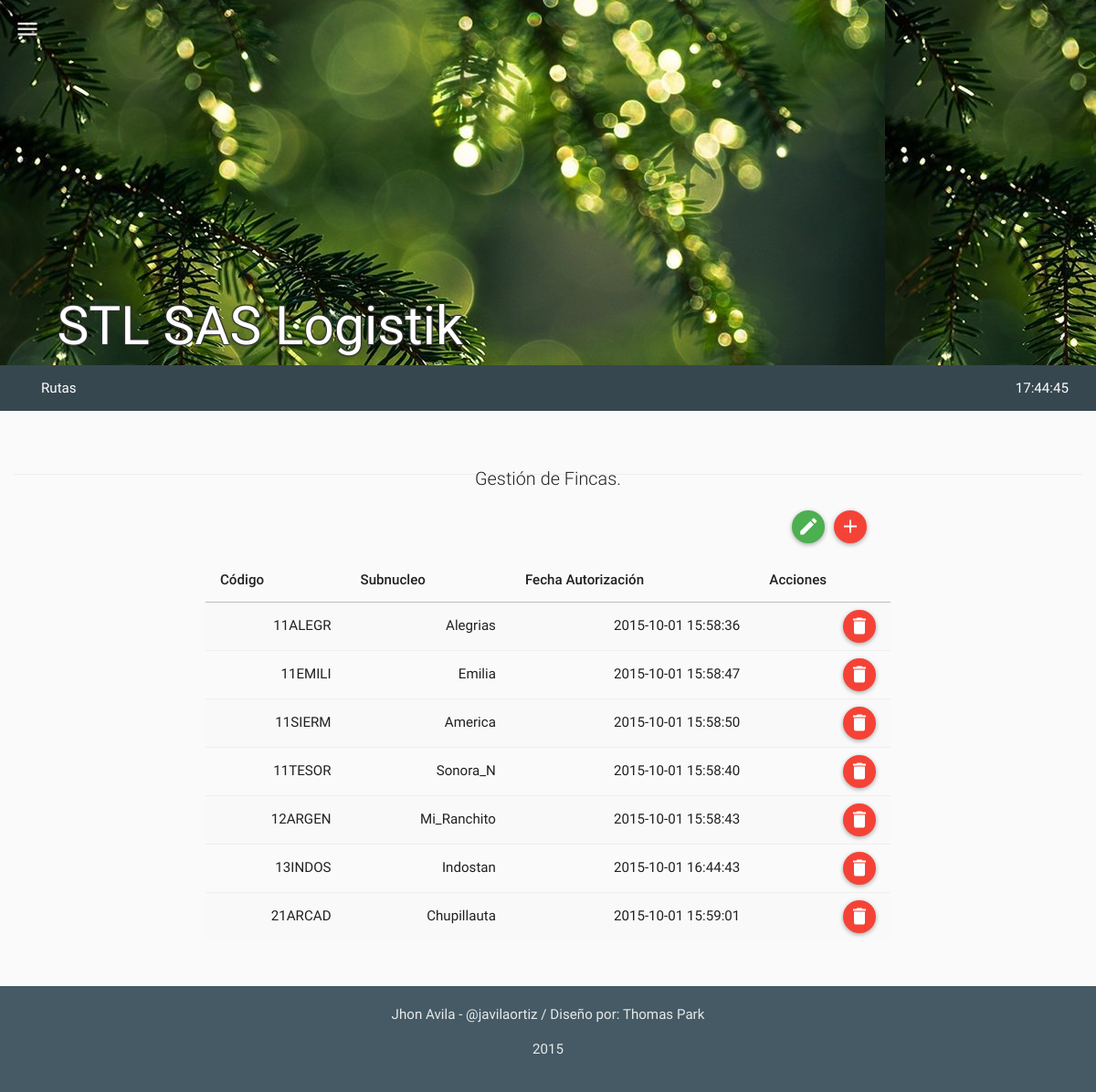
Screenshot of /mods/fincas/fincas.php (signed in) with the database file from the repository.
### tables this page shows
CREATE TABLE IF NOT EXISTS `tbl_modulos` (
  `mo_id` int(11) NOT NULL,
  `mo_nombre` varchar(30) NOT NULL,
  `mo_ruta` varchar(60) NOT NULL,
  `mo_descripcion` varchar(180) NOT NULL,
  `mo_timestamp` timestamp NOT NULL DEFAULT CURRENT_TIMESTAMP ON UPDATE CURRENT_TIMESTAMP,
  `mo_created` int(11) NOT NULL,
  `mo_estado` int(11) NOT NULL
);

CREATE TABLE IF NOT EXISTS `tbl_fincas` (
  `fi_id` int(11) NOT NULL,
  `fi_codigo` varchar(10) NOT NULL,
  `fi_sn_id` int(11) NOT NULL,
  `fi_timestamp` timestamp NOT NULL DEFAULT CURRENT_TIMESTAMP ON UPDATE CURRENT_TIMESTAMP,
  `fi_created` int(11) NOT NULL,
  `fi_estado` int(11) NOT NULL
);

CREATE TABLE IF NOT EXISTS `tbl_subnucleos` (
  `sn_id` int(11) NOT NULL,
  `sn_subnucleo` varchar(60) NOT NULL,
  `sn_created` int(11) NOT NULL,
  `sn_timestamp` timestamp NOT NULL DEFAULT CURRENT_TIMESTAMP ON UPDATE CURRENT_TIMESTAMP,
  `sn_estado` int(11) NOT NULL
);

### php/fincas.php (the view, shortened to what this page needs)
<?php
class fincas{
  function get_fincas(){
    $rt = new route();
    if(isset($_SESSION["ses_id"])){
      $qry='SELECT * FROM tbl_fincas
            INNER JOIN tbl_subnucleos ON sn_id = fi_sn_id
            WHERE fi_estado=1 ORDER BY fi_codigo ASC ';
      $res = mysql_query($qry);
      $item =" ";
      $script ="<script>$(document).ready(function(){";
      while($row_res = mysql_fetch_assoc($res)) {
        $item.='
              <tr>
                <td>'.$row_res["fi_codigo"].'</td>
                <td>'.$row_res["sn_subnucleo"].'</td>
                <td>'.$row_res["fi_timestamp"].'</td>
                <td>
                  <div id="del-button" onclick="borrar_finca('.$row_res["fi_id"].', this)" class="btn btn-floating-mini btn-danger" title="Borrar"><i class="md  md-delete"></i></div>
                </td>
              </tr>
        ';
        $script.='';
      }
      $script.='});</script>';
    }
    else{$rt->routing($rt->path("login"));}
    $html='
          <table class="table table-striped table-hover ">
            <thead>
              <tr>
                <th>Código</th>
                <th>Subnucleo</th>
                <th>Fecha Autorización</th>
                <th>Acciones</th>
              </tr>
            </thead>
            <tbody>
              '.$item.'
            </tbody>
          </table>
    ';
    return $script.$html;
  }
}
?>

### php/app_menu.php (shortened to what this page needs)
<?php
class app_menu{
  function build_menu(){
    $rt = new route();
    if(isset($_SESSION["ses_id"])){
      $qry='SELECT * FROM tbl_modulos AS M
            INNER JOIN tbl_usuarios AS U
            INNER JOIN tbl_permisos AS P
            INNER JOIN tbl_per_x_usu AS PxU
            INNER JOIN tbl_permisos_x_modulo AS PxM
            WHERE M.mo_id = PxM.pxm_mo_id
            AND PxM.pxm_pe_id = P.pe_id
            AND P.pe_id = PxU.pxu_pe_id
            AND PxU.pxu_us_id = U.us_id
            AND U.us_id = '.$_SESSION["ses_id"];
      $res = mysql_query($qry);
      $menuitem =" ";
      $script ="<script>$(document).ready(function(){";
      while($row_res = mysql_fetch_assoc($res)) {
        $menuitem.='<li><a href="#" id="'.$row_res['mo_nombre'].'" class="">'.$row_res['mo_descripcion'].'</a></li>';
        $script.='$("#'.$row_res['mo_nombre'].'").on("click", function(){$(location).attr("href","'.$row_res['mo_ruta'].'"); });';
      }
      $script.='});</script>';
    }
    else{$rt->routing($rt->path("login"));}
    $html='
            <nav class="navbar navbar-inverse">
              <div class="container-fluid">
                <div class="navbar-header">
                  <button type="button" class="navbar-toggle collapsed" data-toggle="collapse" data-target="#bs-example-navbar-collapse-2">
                    <span class="sr-only">Toggle navigation</span>
                    <span class="icon-bar"></span>
                    <span class="icon-bar"></span>
                    <span class="icon-bar"></span>
                  </button>
                </div>
                <div class="collapse navbar-collapse" id="bs-example-navbar-collapse-2">
                  <ul class="nav navbar-nav">
                  '.$menuitem.'
                  </ul>
                  <ul class="nav navbar-nav navbar-right">
                    <li><a href="#" id="reloj">fecha / hora</a></li>
                  </ul>
                </div>
              </div>
            </nav>
    ';
    return $script.$html;
  }
}
?>

### rows the page displays
tbl_modulos: mo_descripcion "Rutas"
tbl_fincas: fi_codigo "11ALEGR", tbl_subnucleos.sn_subnucleo "Alegrias", fi_timestamp "2015-10-01 15:58:36"
tbl_fincas: fi_codigo "11EMILI", tbl_subnucleos.sn_subnucleo "Emilia", fi_timestamp "2015-10-01 15:58:47"
tbl_fincas: fi_codigo "11SIERM", tbl_subnucleos.sn_subnucleo "America", fi_timestamp "2015-10-01 15:58:50"
tbl_fincas: fi_codigo "11TESOR", tbl_subnucleos.sn_subnucleo "Sonora_N", fi_timestamp "2015-10-01 15:58:40"
tbl_fincas: fi_codigo "12ARGEN", tbl_subnucleos.sn_subnucleo "Mi_Ranchito", fi_timestamp "2015-10-01 15:58:43"
tbl_fincas: fi_codigo "13INDOS", tbl_subnucleos.sn_subnucleo "Indostan", fi_timestamp "2015-10-01 16:44:43"
tbl_fincas: fi_codigo "21ARCAD", tbl_subnucleos.sn_subnucleo "Chupillauta", fi_timestamp "2015-10-01 15:59:01"
